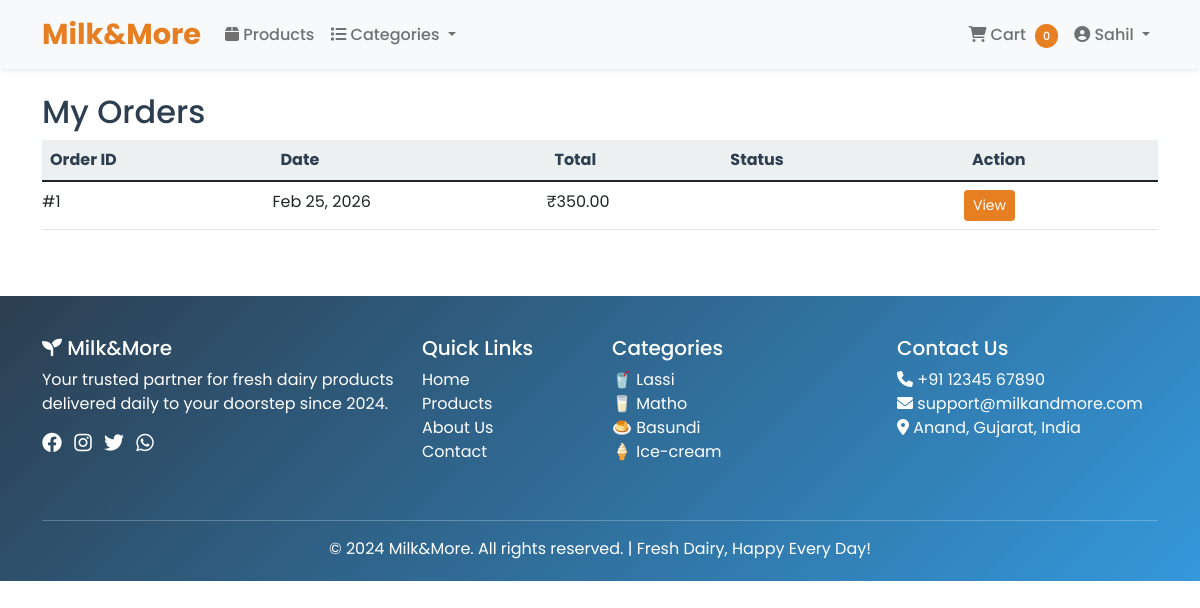
Page /orders/history/ (signed in) on the committed database.
### accounts/models.py (models this page shows, shortened)
class User(AbstractUser):
    is_customer = models.BooleanField(default=False)
    is_delivery_boy = models.BooleanField(default=False)
    phone_number = models.CharField(max_length=15, blank=True)
    address = models.TextField(blank=True)

### orders/models.py (models this page shows, shortened)
class Order(models.Model):
    STATUS_CHOICES = [
        ('pending', 'Pending'),
        ('confirmed', 'Confirmed'),
        ('preparing', 'Preparing'),
        ('out_for_delivery', 'Out for Delivery'),
        ('delivered', 'Delivered'),
        ('cancelled', 'Cancelled'),
    ]
    user = models.ForeignKey(settings.AUTH_USER_MODEL, on_delete=models.CASCADE)
    delivery_boy = models.ForeignKey(settings.AUTH_USER_MODEL, on_delete=models.SET_NULL, null=True, blank=True, related_name='delivery_orders')
    order_date = models.DateTimeField(auto_now_add=True)
    status = models.CharField(max_length=20, choices=STATUS_CHOICES, default='pending')
    total_amount = models.DecimalField(max_digits=10, decimal_places=2)
    delivery_address = models.TextField()
    delivery_time = models.CharField(max_length=50, blank=True)
    payment_method = models.CharField(max_length=20, default='cod')
    is_paid = models.BooleanField(default=False)

### orders/views.py (the view)
# urls.py: path('history/', views.order_history, name='order_history'),
@login_required
def order_history(request):
    orders = Order.objects.filter(user=request.user).order_by('-order_date')
    context = {'orders': orders}
    return render(request, 'orders/history.html', context)

### templates/orders/history.html (shortened to what this page needs)
{% extends 'base.html' %}
{% block content %}
<div class="container mt-4">
    <h2>My Orders</h2>
    {% if orders %}
        <div class="table-responsive">
            <table class="table">
                <thead>
                    <tr>
                        <th>Order ID</th>
                        <th>Date</th>
                        <th>Total</th>
                        <th>Status</th>
                        <th>Action</th>
                    </tr>
                </thead>
                <tbody>
                    {% for order in orders %}
                    <tr>
                        <td>#{{ order.id }}</td>
                        <td>{{ order.order_date|date:"M d, Y" }}</td>
                        <td>₹{{ order.total_amount }}</td>
                        <td>
                            <span class="badge bg-{{ order.status }}">
                            </span>
                        </td>
                        <td>
                            <a href="{% url 'order_detail' order.id %}" class="btn btn-sm btn-primary">View</a>
                        </td>
                    </tr>
                    {% endfor %}
                </tbody>
            </table>
        </div>
    {% else %}
        <p>You haven't placed any orders yet.</p>
        <a href="{% url 'product_list' %}" class="btn btn-primary">Start Shopping</a>
    {% endif %}
</div>
{% endblock %}

### templates/base.html (shortened to what this page needs)
<!DOCTYPE html>
<html lang="en">
<head>
    <link href="https://cdn.jsdelivr.net/npm/bootstrap@5.1.3/dist/css/bootstrap.min.css" rel="stylesheet">
    <link rel="stylesheet" href="https://cdnjs.cloudflare.com/ajax/libs/font-awesome/6.0.0/css/all.min.css">
    {% load static %}
    <link rel="stylesheet" href="{% static 'css/style.css' %}">
</head>
<body>
    <nav class="navbar navbar-expand-lg navbar-light bg-light shadow-sm">
        <div class="container">
            <a class="navbar-brand" href="/">
                Milk&More
            </a>
            <div class="collapse navbar-collapse" id="navbarNav">
                <ul class="navbar-nav me-auto">
                    <li class="nav-item">
                        <a class="nav-link" href="{% url 'product_list' %}">
                            <i class="fas fa-box"></i> Products
                        </a>
                    </li>
                    <li class="nav-item dropdown">
                        <a class="nav-link dropdown-toggle" href="#" id="categoryDropdown" role="button" data-bs-toggle="dropdown">
                            <i class="fas fa-list"></i> Categories
                        </a>
                    </li>
                </ul>
                <ul class="navbar-nav">
                    {% if user.is_authenticated %}
                        <li class="nav-item">
                            <a class="nav-link" href="{% url 'cart' %}">
                                <i class="fas fa-shopping-cart"></i>
                                Cart
                                <span class="cart-badge" id="cart-count">{{ cart_count|default:0 }}</span>
                            </a>
                        </li>
                        <li class="nav-item dropdown">
                            <a class="nav-link dropdown-toggle" href="#" id="userDropdown" role="button" data-bs-toggle="dropdown">
                                <i class="fas fa-user-circle"></i> {{ user.username }}
                            </a>
                        </li>
                    {% endif %}
                </ul>
            </div>
        </div>
    </nav>
    {% block content %}
    {% endblock %}
    <footer class="footer">
        <div class="container">
            <div class="row">
                <div class="col-lg-4 col-md-6 mb-4">
                    <h5><i class="fas fa-seedling"></i> Milk&More</h5>
                    <p>Your trusted partner for fresh dairy products delivered daily to your doorstep since 2024.</p>
                    <div class="social-links">
                        <a href="#" class="me-2"><i class="fab fa-facebook fa-lg"></i></a>
                        <a href="#" class="me-2"><i class="fab fa-instagram fa-lg"></i></a>
                        <a href="#" class="me-2"><i class="fab fa-twitter fa-lg"></i></a>
                        <a href="#"><i class="fab fa-whatsapp fa-lg"></i></a>
                    </div>
                </div>
                <div class="col-lg-2 col-md-6 mb-4">
                    <h5>Quick Links</h5>
                    <ul class="list-unstyled">
                        <li><a href="/">Home</a></li>
                        <li><a href="{% url 'product_list' %}">Products</a></li>
                        <li><a href="#">About Us</a></li>
                        <li><a href="#">Contact</a></li>
                    </ul>
                </div>
                <div class="col-lg-3 col-md-6 mb-4">
                    <h5>Categories</h5>
                    <ul class="list-unstyled">
                        <li><a href="{% url 'product_list' %}?category=lassi">🥤 Lassi</a></li>
                        <li><a href="{% url 'product_list' %}?category=matho">🥛 Matho</a></li>
                        <li><a href="{% url 'product_list' %}?category=basundi">🍮 Basundi</a></li>
                        <li><a href="{% url 'product_list' %}?category=ice-cream">🍦 Ice-cream</a></li>
                    </ul>
                </div>
                <div class="col-lg-3 col-md-6 mb-4">
                    <h5>Contact Us</h5>
                    <ul class="list-unstyled">
                        <li><i class="fas fa-phone"></i> +91 12345 67890</li>
                        <li><i class="fas fa-envelope"></i> support@milkandmore.com</li>
                        <li><i class="fas fa-map-marker-alt"></i> Anand, Gujarat, India</li>
                    </ul>
                </div>
            </div>
            <hr class="bg-light">
            <div class="text-center">
                <p class="mb-0">&copy; 2024 Milk&More. All rights reserved. | Fresh Dairy, Happy Every Day!</p>
            </div>
        </div>
    </footer>
    {% load static %}
</body>
</html>

### static/css/style.css (style rules this page uses)
:root { --primary-color: #2c3e50; --secondary-color: #e67e22; --success-color: #27ae60; --danger-color: #e74c3c; --light-bg: #ecf0f1; }
body { font-family: 'Segoe UI', Tahoma, Geneva, Verdana, sans-serif; color: var(--primary-color); min-height: 100vh; display: flex; flex-direction: column; }
.navbar { box-shadow: 0 2px 4px rgba(0,0,0,.1); }
.navbar-brand { font-weight: bold; font-size: 1.5rem; color: var(--secondary-color) !important; }
.btn-primary { background-color: var(--secondary-color); border-color: var(--secondary-color); }
#cart-count { font-size: 0.7rem; padding: 0.25rem 0.5rem; }
.table th { background-color: var(--light-bg); color: var(--primary-color); }
footer { margin-top: auto; }
footer a { text-decoration: none; transition: color 0.3s; }
.badge { font-size: 14px; }
.table td { padding: 8px 0; }

### templates/base.html (style rules this page uses)
body { font-family: 'Poppins', sans-serif; }
.navbar-brand { font-weight: 700; font-size: 1.8rem; color: #2c3e50; }
.nav-link { font-weight: 500; color: #2c3e50; transition: color 0.3s; }
.cart-badge { background-color: #e67e22; color: white; border-radius: 50%; padding: 2px 8px; font-size: 12px; margin-left: 5px; }
.footer { background: linear-gradient(135deg, #2c3e50, #3498db); color: white; padding: 40px 0 20px; margin-top: 50px; }
.footer a { color: white; text-decoration: none; transition: color 0.3s; }

### rows in the picture
User: username "Sahil"
Order: id "1", order_date "Feb 25, 2026", total_amount "350.00"

### other values in the picture
{{ cart_count|default:0 }} "0"
